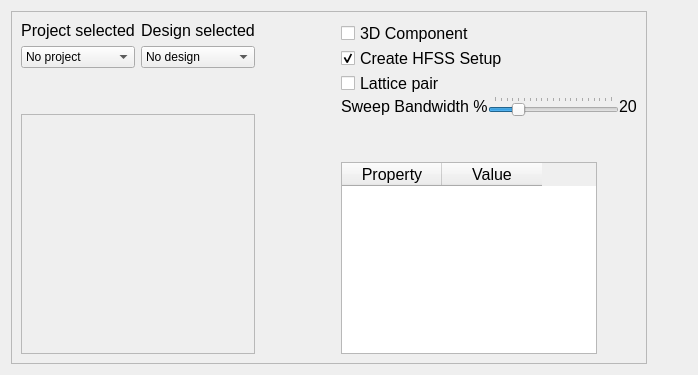
         <widget class="QWidget" name="design">
          <attribute name="title">
           <string> Design </string>
          </attribute>
          <layout class="QVBoxLayout" name="design_layout_2">
           <item>
            <layout class="QHBoxLayout" name="design_layout">
             <item>
              <widget class="QFrame" name="design_settings">
               <property name="sizePolicy">
                <sizepolicy hsizetype="Preferred" vsizetype="Preferred">
                 <horstretch>0</horstretch>
                 <verstretch>0</verstretch>
                </sizepolicy>
               </property>
               <property name="frameShape">
                <enum>QFrame::StyledPanel</enum>
               </property>
               <property name="frameShadow">
                <enum>QFrame::Raised</enum>
               </property>
               <property name="lineWidth">
                <number>12</number>
               </property>
               <layout class="QGridLayout" name="layout_settings">
                <item row="7" column="1">
                 <layout class="QHBoxLayout" name="geometry_creation">
                  <property name="sizeConstraint">
                   <enum>QLayout::SetDefaultConstraint</enum>
                  </property>
                  <item>
                   <layout class="QVBoxLayout" name="geometry_creation_layout">
                    <item>
                     <layout class="QHBoxLayout" name="aedt_design_layout">
                      <property name="leftMargin">
                       <number>0</number>
                      </property>
                      <property name="topMargin">
                       <number>0</number>
                      </property>
                      <property name="rightMargin">
                       <number>0</number>
                      </property>
                      <item>
                       <layout class="QVBoxLayout" name="project_aedt_layout">
                        <property name="topMargin">
                         <number>0</number>
                        </property>
                        <item>
                         <widget class="QLabel" name="project_adt_label">
                          <property name="font">
                           <font>
                            <pointsize>12</pointsize>
                           </font>
                          </property>
                          <property name="text">
                           <string>Project selected</string>
                          </property>
                          <property name="alignment">
                           <set>Qt::AlignCenter</set>
                          </property>
                         </widget>
                        </item>
                        <item>
                         <widget class="QComboBox" name="project_aedt_combo">
                          <item>
                           <property name="text">
                            <string>No project</string>
                           </property>
                          </item>
                         </widget>
                        </item>
                       </layout>
                      </item>
                      <item>
                       <layout class="QVBoxLayout" name="design_aedt_layout">
                        <item>
                         <widget class="QLabel" name="design_aedt_label">
                          <property name="font">
                           <font>
                            <pointsize>12</pointsize>
                           </font>
                          </property>
                          <property name="text">
                           <string>Design selected</string>
                          </property>
                          <property name="alignment">
                           <set>Qt::AlignCenter</set>
                          </property>
                         </widget>
                        </item>
                        <item>
                         <widget class="QComboBox" name="design_aedt_combo">
                          <item>
                           <property name="text">
                            <string>No design</string>
                           </property>
                          </item>
                         </widget>
                        </item>
                       </layout>
                      </item>
                     </layout>
                    </item>
                    <item>
                     <spacer name="verticalSpacer">
                      <property name="orientation">
                       <enum>Qt::Vertical</enum>
                      </property>
                      <property name="sizeType">
                       <enum>QSizePolicy::Fixed</enum>
                      </property>
                      <property name="sizeHint" stdset="0">
                       <size>
                        <width>20</width>
                        <height>40</height>
                       </size>
                      </property>
                     </spacer>
                    </item>
                    <item>
                     <widget class="QFrame" name="antenna_settings">
                      <property name="sizePolicy">
                       <sizepolicy hsizetype="Expanding" vsizetype="Expanding">
                        <horstretch>0</horstretch>
                        <verstretch>0</verstretch>
                       </sizepolicy>
                      </property>
                      <property name="frameShape">
                       <enum>QFrame::StyledPanel</enum>
                      </property>
                      <property name="frameShadow">
                       <enum>QFrame::Raised</enum>
                      </property>
                      <property name="lineWidth">
                       <number>12</number>
                      </property>
                      <layout class="QGridLayout" name="antenna_settings_layout"/>
                     </widget>
                    </item>
                   </layout>
                  </item>
                 </layout>
                </item>
                <item row="7" column="2">
                 <spacer name="horizontalSpacer_4">
                  <property name="orientation">
                   <enum>Qt::Horizontal</enum>
                  </property>
                  <property name="sizeType">
                   <enum>QSizePolicy::Preferred</enum>
                  </property>
                  <property name="sizeHint" stdset="0">
                   <size>
                    <width>40</width>
                    <height>20</height>
                   </size>
                  </property>
                 </spacer>
                </item>
                <item row="7" column="3">
                 <layout class="QVBoxLayout" name="new_layout" stretch="0,0,0">
                  <item>
                   <layout class="QHBoxLayout" name="horizontalLayout_8">
                    <property name="topMargin">
                     <number>0</number>
                    </property>
                    <item>
                     <spacer name="horizontalSpacer_10">
                      <property name="orientation">
                       <enum>Qt::Horizontal</enum>
                      </property>
                      <property name="sizeType">
                       <enum>QSizePolicy::Fixed</enum>
                      </property>
                      <property name="sizeHint" stdset="0">
                       <size>
                        <width>40</width>
                        <height>20</height>
                       </size>
                      </property>
                     </spacer>
                    </item>
                    <item>
                     <layout class="QVBoxLayout" name="verticalLayout_2">
                      <property name="spacing">
                       <number>0</number>
                      </property>
                      <property name="leftMargin">
                       <number>0</number>
                      </property>
                      <item>
                       <widget class="QCheckBox" name="component_3d">
                        <property name="font">
                         <font>
                          <pointsize>12</pointsize>
                         </font>
                        </property>
                        <property name="text">
                         <string>3D Component</string>
                        </property>
                       </widget>
                      </item>
                      <item>
                       <widget class="QCheckBox" name="create_hfss_setup">
                        <property name="enabled">
                         <bool>true</bool>
                        </property>
                        <property name="font">
                         <font>
                          <pointsize>12</pointsize>
                         </font>
                        </property>
                        <property name="text">
                         <string>Create HFSS Setup</string>
                        </property>
                        <property name="checked">
                         <bool>true</bool>
                        </property>
                       </widget>
                      </item>
                      <item>
                       <widget class="QCheckBox" name="lattice_pair">
                        <property name="font">
                         <font>
                          <pointsize>12</pointsize>
                         </font>
                        </property>
                        <property name="text">
                         <string>Lattice pair</string>
                        </property>
                       </widget>
                      </item>
                      <item>
                       <layout class="QHBoxLayout" name="horizontalLayout_9">
                        <property name="spacing">
                         <number>0</number>
                        </property>
                        <property name="leftMargin">
                         <number>0</number>
                        </property>
                        <property name="rightMargin">
                         <number>0</number>
                        </property>
                        <property name="bottomMargin">
                         <number>0</number>
                        </property>
                        <item>
                         <widget class="QLabel" name="sweep_label">
                          <property name="font">
                           <font>
                            <pointsize>12</pointsize>
                           </font>
                          </property>
                          <property name="text">
                           <string>Sweep Bandwidth %</string>
                          </property>
                         </widget>
                        </item>
                        <item>
                         <widget class="QSlider" name="sweep_slider">
                          <property name="maximum">
                           <number>100</number>
                          </property>
                          <property name="singleStep">
                           <number>5</number>
                          </property>
                          <property name="value">
                           <number>20</number>
                          </property>
                          <property name="orientation">
                           <enum>Qt::Horizontal</enum>
                          </property>
                          <property name="tickPosition">
                           <enum>QSlider::TicksAbove</enum>
                          </property>
                          <property name="tickInterval">
                           <number>5</number>
                          </property>
                         </widget>
                        </item>
                        <item>
                         <widget class="QLabel" name="slider_value">
                          <property name="font">
                           <font>
                            <pointsize>12</pointsize>
                           </font>
                          </property>
                          <property name="text">
                           <string>20</string>
                          </property>
                         </widget>
                        </item>
                       </layout>
                      </item>
                     </layout>
                    </item>
                   </layout>
                  </item>
                  <item>
                   <spacer name="verticalSpacer_2">
                    <property name="orientation">
                     <enum>Qt::Vertical</enum>
                    </property>
                    <property name="sizeType">
                     <enum>QSizePolicy::Fixed</enum>
                    </property>
                    <property name="sizeHint" stdset="0">
                     <size>
                      <width>20</width>
                      <height>40</height>
                     </size>
                    </property>
                   </spacer>
                  </item>
                  <item>
                   <layout class="QHBoxLayout" name="horizontalLayout_6">
                    <property name="spacing">
                     <number>0</number>
                    </property>
                    <item>
                     <spacer name="horizontalSpacer_9">
                      <property name="orientation">
                       <enum>Qt::Horizontal</enum>
                      </property>
                      <property name="sizeType">
                       <enum>QSizePolicy::Fixed</enum>
                      </property>
                      <property name="sizeHint" stdset="0">
                       <size>
                        <width>40</width>
                        <height>20</height>
                       </size>
                      </property>
                     </spacer>
                    </item>
                    <item>
                     <widget class="QTableWidget" name="property_table">
                      <property name="sizePolicy">
                       <sizepolicy hsizetype="Fixed" vsizetype="Expanding">
                        <horstretch>0</horstretch>
                        <verstretch>0</verstretch>
                       </sizepolicy>
                      </property>
                      <property name="font">
                       <font>
                        <pointsize>12</pointsize>
                       </font>
                      </property>
                      <property name="columnCount">
                       <number>2</number>
                      </property>
                      <column>
                       <property name="text">
                        <string>Property</string>
                       </property>
                      </column>
                      <column>
                       <property name="text">
                        <string>Value</string>
                       </property>
                      </column>
                     </widget>
                    </item>
                    <item>
                     <spacer name="horizontalSpacer_8">
                      <property name="orientation">
                       <enum>Qt::Horizontal</enum>
                      </property>
                      <property name="sizeType">
                       <enum>QSizePolicy::Fixed</enum>
                      </property>
                      <property name="sizeHint" stdset="0">
                       <size>
                        <width>40</width>
                        <height>20</height>
                       </size>
                      </property>
                     </spacer>
                    </item>
                    <item>
                     <layout class="QGridLayout" name="image_layout"/>
                    </item>
                   </layout>
                  </item>
                 </layout>
                </item>
               </layout>
              </widget>
             </item>
             <item>
              <spacer name="horizontalSpacer_5">
               <property name="orientation">
                <enum>Qt::Horizontal</enum>
               </property>
               <property name="sizeType">
                <enum>QSizePolicy::Preferred</enum>
               </property>
               <property name="sizeHint" stdset="0">
                <size>
                 <width>40</width>
                 <height>20</height>
                </size>
               </property>
              </spacer>
             </item>
            </layout>
           </item>
          </layout>
         </widget>
